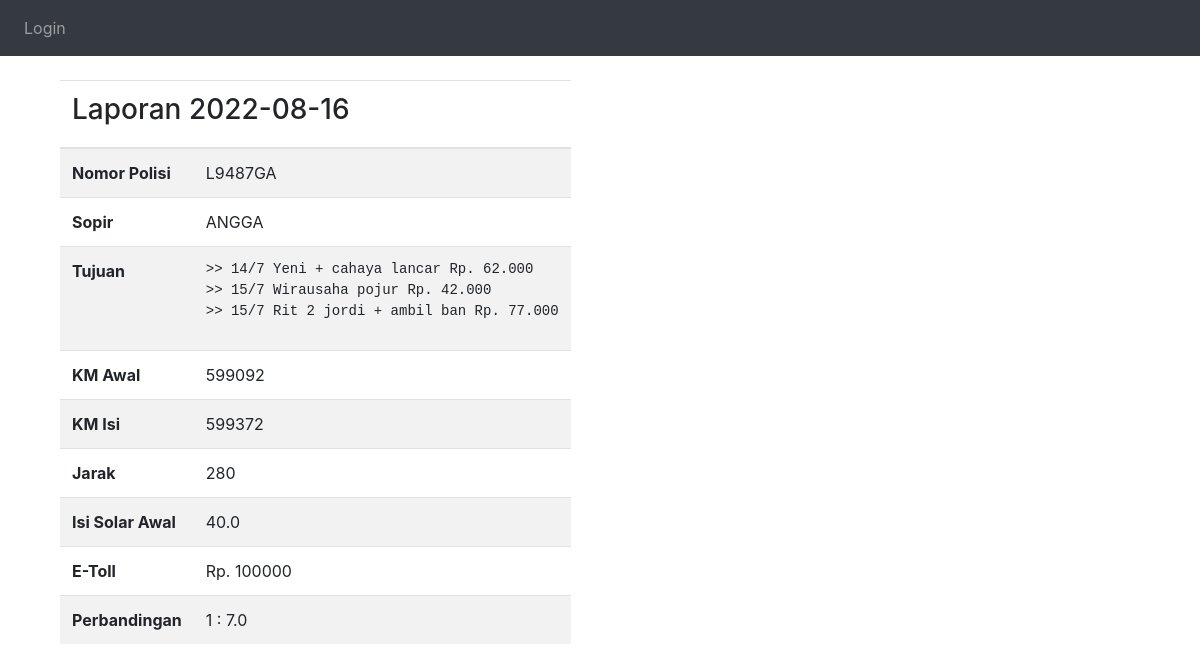
/laporan/1, run on the app's committed database.
### website/models.py (models this page shows)
class Laporan(db.Model):
    id = db.Column(db.Integer, primary_key=True)
    tanggal = db.Column(db.Date())
    nopol = db.Column(db.String(100))
    sopir = db.Column(db.String(100))
    tujuan = db.Column(db.String(500))
    km_awal = db.Column(db.Integer)
    km_isi = db.Column(db.Integer)
    solar_awal = db.Column(db.Float)
    tujuan = db.Column(db.String(500))
    e_toll = db.Column(db.Integer)
    username = db.Column(db.String(150), db.ForeignKey('user.username'))

### website/views.py (the view)
@views.route('/laporan/<int:id>')
def laporan(id):
    laporan =  Laporan.query.get_or_404(id)
    return render_template('laporan.html', user=current_user, laporan=laporan)

### website/templates/laporan.html (shortened to what this page needs)
{% extends "base.html" %} {% block title %}Detail Laporan{% endblock %}
    {% block content %}
    <article class="media content-section">
      <div class="media-body">
        <div class="article-metadata">
          <div class="col-md-4">
            <div class="content-section"><br/>
              <table class="table table-striped table-hover">
                <thead>
              <tr>
                <th colspan="2"><h3>Laporan {{ laporan.tanggal }}</h2></th>
              </tr>
            </thead>
            <tbody>
              <tr>
                <th scope="row">Nomor Polisi</th>
                <td>{{ laporan.nopol }}</td>
              </tr>
              <tr>
                <th scope="row">Sopir</th>
                <td>{{ laporan.sopir }}</td>
              </tr>
              <tr>
                <th scope="row">Tujuan</th>
                <td><pre>{{ laporan.tujuan }}</pre></td>
              </tr>
              <tr>
                <th scope="row">KM Awal</th>
                <td>{{ laporan.km_awal }}</td>
              </tr>
              <tr>
                <th scope="row">KM Isi</th>
                <td>{{ laporan.km_isi }}</td>
              </tr>
              <tr>
                <th scope="row">Jarak</th>
                <td>{{ laporan.km_isi-laporan.km_awal }}</td>
              </tr>
              <tr>
                <th scope="row">Isi Solar Awal</th>
                <td>{{ laporan.solar_awal }}</td>
              </tr>
              <tr>
                <th scope="row">E-Toll</th>
                <td>{{ 'Rp. '+ laporan.e_toll|string }}</td>
              </tr>
              <tr>
                <th scope="row">Perbandingan</th>
                <td>{% if laporan.solar_awal == 0 %}
                  {{ '0' }}
                {% else %}
                  {{ '1 : ' + '%0.3f'|format((laporan.km_isi-laporan.km_awal)/laporan.solar_awal)|float|string }}
                {% endif %}</td>
              </tr>
            </tbody>
            </table>
            </div>
        </div>
    {% endblock content %}

### data on the page
Laporan: tanggal "2022-08-16", nopol "L9487GA", sopir "ANGGA", tujuan ">> 14/7 Yeni + cahaya lancar Rp. 62.000 >> 15/7 Wirausaha pojur Rp. 42.000 >> 15/7 Rit 2 jordi + ambil ban Rp. 77.000", km_awal "599092", km_isi "599372", laporan.km_isi-laporan.km_awal "280", solar_awal "40.0", e_toll "Rp. 100000", km_isi+km_awal+solar_awal "1 : 7.0"
